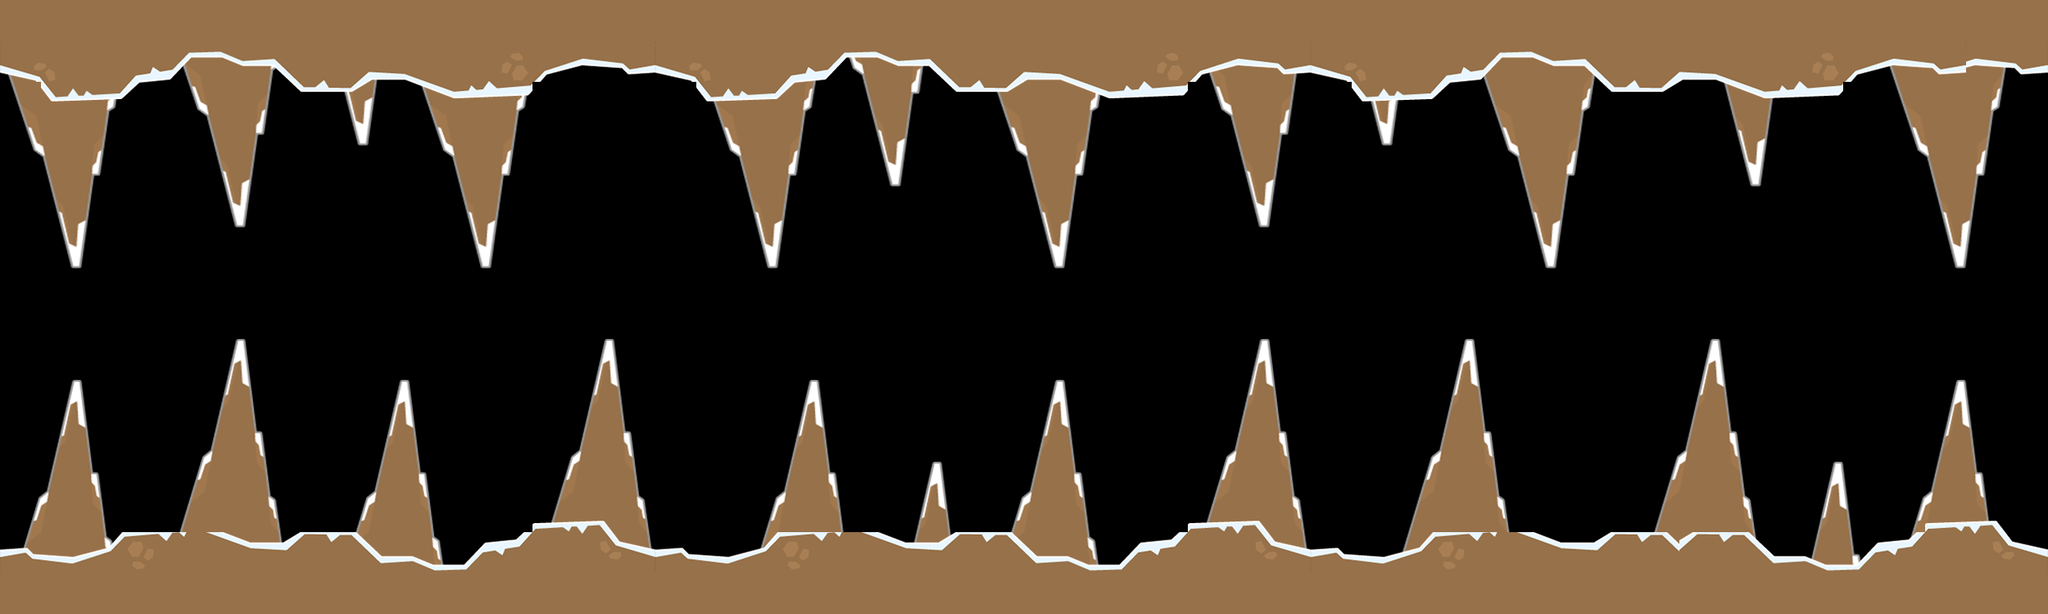

Tiled map render using the project's own tile images. Description and the map definition, with tile-layer contents summarised, below:
An orthogonal 50x15 tile map with 50x50 px tiles, 2 tile layers (player, ground), 1 hidden layer not drawn and 328 objects.

<map version="1.0" orientation="orthogonal" renderorder="right-down" width="50" height="15" tilewidth="50" tileheight="50" nextobjectid="335">
 <tileset firstgid="1" name="title_map" tilewidth="50" tileheight="50">
  <image source="title_map.png" width="800" height="1300" />
 </tileset>
 <layer name="player" width="50" height="15">
  <data>[750 cells, 327 non-empty, 30 distinct tile ids]</data>
 </layer>
 <layer name="ground" width="50" height="15">
  <data>[750 cells, 230 non-empty, 42 distinct tile ids]</data>
 </layer>
 <layer name="coin" width="50" height="15" visible="0">
  <data>[750 cells, 76 non-empty, 1 distinct tile ids]</data>
 </layer>
 <objectgroup name="limitted1">
  <object id="2" x="2.29938" y="672.568" />
  <object id="3" x="28.7422" y="670.269" />
  <object id="4" x="44.8379" y="607.036" />
  <object id="5" x="59.7839" y="602.437" />
  <object id="6" x="93.1249" y="465.624" />
  <object id="7" x="97.7236" y="466.774" />
  <object id="8" x="112.67" y="578.294" />
  <object id="9" x="117.268" y="580.593" />
  <object id="10" x="129.915" y="659.922" />
  <object id="11" x="135.663" y="665.67" />
  <object id="12" x="150.609" y="649.575" />
  <object id="13" x="219.591" y="649.575" />
  <object id="14" x="249.483" y="559.899" />
  <object id="15" x="258.68" y="550.701" />
  <object id="16" x="292.021" y="417.337" />
  <object id="17" x="297.77" y="415.038" />
  <object id="18" x="313.865" y="527.708" />
  <object id="19" x="318.464" y="532.306" />
  <object id="20" x="328.811" y="607.036" />
  <object id="21" x="333.41" y="610.485" />
  <object id="22" x="344.907" y="661.072" />
  <object id="23" x="361.003" y="651.874" />
  <object id="24" x="434.583" y="649.575" />
  <object id="25" x="449.529" y="608.186" />
  <object id="26" x="455.277" y="605.886" />
  <object id="27" x="490.917" y="467.924" />
  <object id="28" x="498.965" y="469.073" />
  <object id="29" x="512.762" y="580.593" />
  <object id="30" x="519.66" y="581.743" />
  <object id="31" x="528.857" y="658.772" />
  <object id="32" x="534.606" y="663.371" />
  <object id="33" x="540.354" y="687.514" />
  <object id="34" x="563.348" y="690.963" />
  <object id="35" x="590.94" y="663.371" />
  <object id="36" x="628.88" y="659.922" />
  <object id="37" x="646.126" y="650.724" />
  <object id="38" x="650.724" y="638.078" />
  <object id="39" x="673.718" y="636.928" />
  <object id="40" x="701.311" y="557.599" />
  <object id="41" x="707.059" y="554.15" />
  <object id="42" x="741.55" y="413.888" />
  <object id="43" x="747.298" y="413.888" />
  <object id="44" x="764.544" y="530.007" />
  <object id="45" x="767.993" y="530.007" />
  <object id="46" x="780.639" y="609.335" />
  <object id="47" x="784.088" y="615.084" />
  <object id="48" x="795.585" y="670.269" />
  <object id="49" x="830.076" y="671.419" />
  <object id="50" x="840.423" y="676.017" />
  <object id="51" x="888.71" y="681.766" />
  <object id="52" x="931.249" y="670.269" />
  <object id="53" x="947.344" y="608.186" />
  <object id="54" x="955.392" y="604.737" />
  <object id="55" x="991.032" y="467.924" />
  <object id="56" x="997.931" y="467.924" />
  <object id="57" x="1012.88" y="579.444" />
  <object id="58" x="1019.77" y="579.444" />
  <object id="59" x="1028.97" y="648.425" />
  <object id="60" x="1077.26" y="649.575" />
  <object id="61" x="1102.55" y="661.072" />
  <object id="62" x="1119.8" y="661.072" />
  <object id="63" x="1141.64" y="563.348" />
  <object id="64" x="1146.24" y="564.498" />
  <object id="65" x="1162.34" y="649.575" />
  <object id="66" x="1233.62" y="650.724" />
  <object id="67" x="1250.86" y="608.186" />
  <object id="68" x="1257.76" y="604.737" />
  <object id="69" x="1292.25" y="466.774" />
  <object id="70" x="1296.85" y="466.774" />
  <object id="71" x="1315.24" y="579.444" />
  <object id="72" x="1339.39" y="685.215" />
  <object id="73" x="1363.53" y="688.664" />
  <object id="74" x="1392.27" y="665.67" />
  <object id="75" x="1431.36" y="659.922" />
  <object id="76" x="1449.76" y="638.078" />
  <object id="77" x="1472.75" y="638.078" />
  <object id="78" x="1498.05" y="559.899" />
  <object id="79" x="1507.24" y="554.15" />
  <object id="80" x="1541.73" y="413.888" />
  <object id="81" x="1546.33" y="415.038" />
  <object id="82" x="1564.73" y="527.708" />
  <object id="83" x="1569.33" y="530.007" />
  <object id="84" x="1580.82" y="610.485" />
  <object id="85" x="1595.77" y="666.82" />
  <object id="86" x="1627.96" y="667.97" />
  <object id="87" x="1642.91" y="676.017" />
  <object id="88" x="1686.59" y="680.616" />
  <object id="89" x="1715.34" y="672.568" />
  <object id="90" x="1747.53" y="562.198" />
  <object id="91" x="1757.88" y="554.15" />
  <object id="92" x="1791.22" y="415.038" />
  <object id="93" x="1795.82" y="416.188" />
  <object id="94" x="1813.06" y="530.007" />
  <object id="95" x="1817.66" y="530.007" />
  <object id="96" x="1831.46" y="610.485" />
  <object id="97" x="1844.1" y="648.425" />
  <object id="98" x="1877.44" y="650.724" />
  <object id="99" x="1905.04" y="661.072" />
  <object id="100" x="1946.42" y="662.221" />
  <object id="101" x="1963.67" y="650.724" />
  <object id="102" x="2020" y="648.425" />
  <object id="103" x="2051.05" y="561.049" />
  <object id="104" x="2054.5" y="551.851" />
  <object id="105" x="2091.29" y="415.038" />
  <object id="106" x="2098.18" y="415.038" />
  <object id="107" x="2114.28" y="531.157" />
  <object id="108" x="2120.03" y="531.157" />
  <object id="109" x="2130.37" y="608.186" />
  <object id="110" x="2137.27" y="616.234" />
  <object id="111" x="2143.02" y="653.024" />
  <object id="112" x="2168.31" y="679.467" />
  <object id="113" x="2205.1" y="681.766" />
  <object id="114" x="2210.85" y="681.766" />
  <object id="115" x="2240.74" y="567.947" />
  <object id="116" x="2246.49" y="567.947" />
  <object id="117" x="2264.89" y="682.916" />
  <object id="118" x="2290.18" y="665.67" />
  <object id="119" x="2331.57" y="659.922" />
  <object id="120" x="2346.52" y="608.186" />
  <object id="121" x="2356.86" y="603.587" />
  <object id="122" x="2393.65" y="463.325" />
  <object id="123" x="2415.5" y="579.444" />
  <object id="124" x="2428.14" y="634.629" />
  <object id="125" x="2440.79" y="638.078" />
  <object id="126" x="2458.04" y="662.221" />
  <object id="127" x="2497.13" y="674.868" />
  <object id="128" x="2497.13" y="738.101" />
 </objectgroup>
 <objectgroup name="limitted2">
  <object id="129" x="3.44907" y="93.1249" />
  <object id="130" x="12.6466" y="97.7236" />
  <object id="131" x="43.6882" y="187.399" />
  <object id="132" x="51.736" y="188.549" />
  <object id="133" x="88.5261" y="327.662" />
  <object id="134" x="97.7236" y="327.662" />
  <object id="135" x="116.119" y="216.142" />
  <object id="136" x="137.963" y="121.867" />
  <object id="137" x="148.31" y="123.017" />
  <object id="138" x="171.304" y="105.771" />
  <object id="139" x="208.094" y="100.023" />
  <object id="140" x="223.04" y="83.9273" />
  <object id="141" x="246.034" y="135.663" />
  <object id="142" x="251.782" y="140.262" />
  <object id="143" x="292.021" y="274.776" />
  <object id="144" x="313.865" y="165.555" />
  <object id="145" x="320.763" y="163.256" />
  <object id="146" x="338.009" y="87.3764" />
  <object id="147" x="365.601" y="114.969" />
  <object id="148" x="423.086" y="113.819" />
  <object id="149" x="441.481" y="178.202" />
  <object id="150" x="444.93" y="177.052" />
  <object id="151" x="461.026" y="104.622" />
  <object id="152" x="492.067" y="98.8733" />
  <object id="153" x="512.762" y="108.071" />
  <object id="154" x="542.653" y="185.1" />
  <object id="155" x="554.15" y="189.699" />
  <object id="156" x="590.94" y="326.512" />
  </objectgroup>
 <objectgroup name="coin">
  <!-- 76 objects omitted --></objectgroup>
</map>
<!-- 173 of 328 objects omitted -->